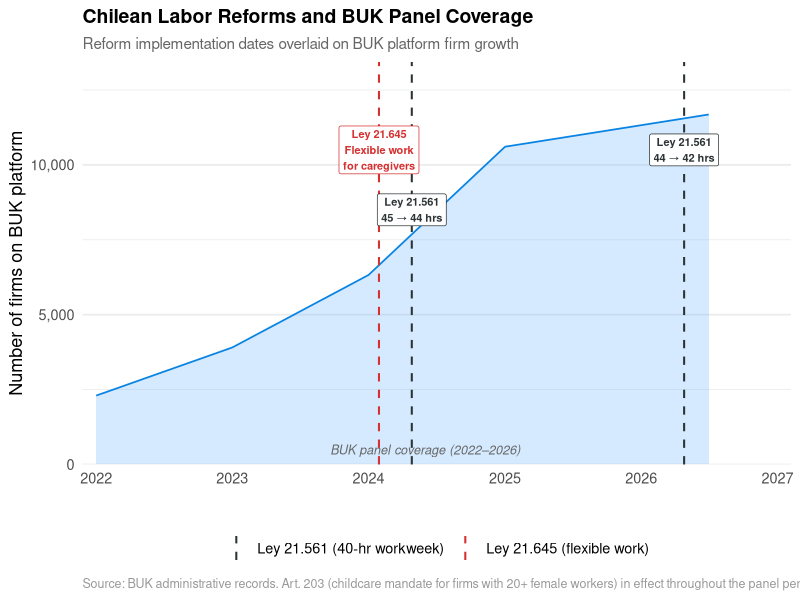

Here is the R script that generated this plot:
# ==============================================================================
# Reduced-Form Context Plots — Issue #2 Descriptive Plots
# ==============================================================================
# Plots that use external or hardcoded data (no BUK data loading).
# Organized by data source: this file parallels reducedform_survey.R
# (which handles survey-based plots).
#
# Covers:
#   Plot 6.4  (task issue2_36) — Reform timeline overlaid on BUK panel coverage
# ==============================================================================

# --- Libraries ----------------------------------------------------------------
library(tidyverse)

# --- Paths --------------------------------------------------------------------
fig_dir <- "/Users/sofiavaldivia/Documents/GitHub/Chile_BUK_CNS/BUK_sofia/1_Code/figures"
dir.create(fig_dir, showWarnings = FALSE, recursive = TRUE)

# ==============================================================================
# THEME & HELPERS (consistent with reducedform_survey.R)
# ==============================================================================

theme_rf <- theme_minimal(base_size = 13) +
  theme(
    plot.title      = element_text(face = "bold", size = 14),
    plot.subtitle   = element_text(color = "grey40", size = 11),
    plot.caption    = element_text(color = "grey60", size = 9, hjust = 0),
    legend.position = "top",
    legend.title    = element_blank(),
    panel.grid.major.x = element_blank(),
    strip.text      = element_text(face = "bold")
  )

save_plot <- function(p, name, w = 8, h = 5) {
  path <- file.path(fig_dir, paste0(name, ".png"))
  ggsave(path, p, width = w, height = h, dpi = 300, bg = "white")
  cat("  Saved:", path, "\n")
}

# ==============================================================================
# PLOT 6.4 — Reform Timeline Overlaid on BUK Panel Coverage (Task issue2_36)
# ==============================================================================
cat("--- Plot 6.4: Reform Timeline ---\n")

# --- BUK firm growth (from summary_stats.py) ----------------------------------
buk_growth <- tibble(
  date  = as.Date(c("2022-01-01", "2023-01-01", "2024-01-01",
                     "2025-01-01", "2026-07-01")),
  firms = c(2299, 3906, 6325, 10606, 11682)
)

# --- Reform events ------------------------------------------------------------
reforms <- tibble(
  date = as.Date(c("2024-01-29", "2024-04-26", "2026-04-26", "2028-04-26")),
  label = c(
    "Ley 21.645\nFlexible work\nfor caregivers",
    "Ley 21.561\n45 \u2192 44 hrs",
    "Ley 21.561\n44 \u2192 42 hrs",
    "Ley 21.561\n42 \u2192 40 hrs"
  ),
  law = c("21.645", "21.561", "21.561", "21.561")
)

# --- Color palette for reform lines ------------------------------------------
pal_reform <- c("21.561" = "#2d3436", "21.645" = "#d63031")

# --- X-axis limits ------------------------------------------------------------
x_min <- as.Date("2022-01-01")
x_max <- as.Date("2027-01-01")

# --- Build plot ---------------------------------------------------------------
p6_4 <- ggplot() +
  # 1. BUK panel window shading
  annotate("rect",
           xmin = as.Date("2022-01-01"), xmax = as.Date("2027-12-31"),
           ymin = -Inf, ymax = Inf,
           fill = "#dfe6e9", alpha = 0.5) +

  # 2. BUK firm count — background area
  geom_area(data = buk_growth, aes(x = date, y = firms),
            fill = "#74b9ff", alpha = 0.3, color = "#0984e3",
            linewidth = 0.6) +

  # 3. Reform vertical lines
  geom_vline(data = reforms, aes(xintercept = date, color = law),
             linetype = "dashed", linewidth = 0.7) +

  # 4. Reform labels
  geom_label(data = reforms,
             aes(x = date, y = c(10500, 8500, 10500, 8500), label = label,
                 color = law),
             size = 2.8, fontface = "bold", fill = "white",
             label.padding = unit(0.3, "lines"),
             linewidth = 0.3, show.legend = FALSE) +

  # 5. Color scale for reform lines
  scale_color_manual(
    values = pal_reform,
    labels = c("21.561" = "Ley 21.561 (40-hr workweek)",
               "21.645" = "Ley 21.645 (flexible work)"),
    name = ""
  ) +

  # 6. BUK panel label

  annotate("text", x = as.Date("2024-06-01"), y = 500,
           label = "BUK panel coverage (2022\u20132026)",
           size = 3.2, color = "grey40", fontface = "italic") +

  # 7. Axes and labels
  scale_x_date(
    limits = c(x_min, x_max),
    date_breaks = "1 year", date_labels = "%Y",
    expand = expansion(mult = c(0.02, 0.02))
  ) +
  scale_y_continuous(
    labels = scales::comma,
    expand = expansion(mult = c(0, 0.15))
  ) +
  labs(
    title    = "Chilean Labor Reforms and BUK Panel Coverage",
    subtitle = "Reform implementation dates overlaid on BUK platform firm growth",
    x = "", y = "Number of firms on BUK platform",
    caption  = paste0(
      "Source: BUK administrative records. ",
      "Art. 203 (childcare mandate for firms with 20+ female workers) ",
      "in effect throughout the panel period."
    )
  ) +
  theme_rf +
  theme(
    panel.grid.minor.x = element_blank(),
    legend.position = "bottom"
  )

save_plot(p6_4, "rf_6_4_reform_timeline", w = 10, h = 6)

# ==============================================================================
# Summary
# ==============================================================================
cat("\n=== Context plots complete ===\n")
cat("Figures saved to:", fig_dir, "\n")
cat("Files:\n")
cat("  rf_6_4_reform_timeline.png\n")
